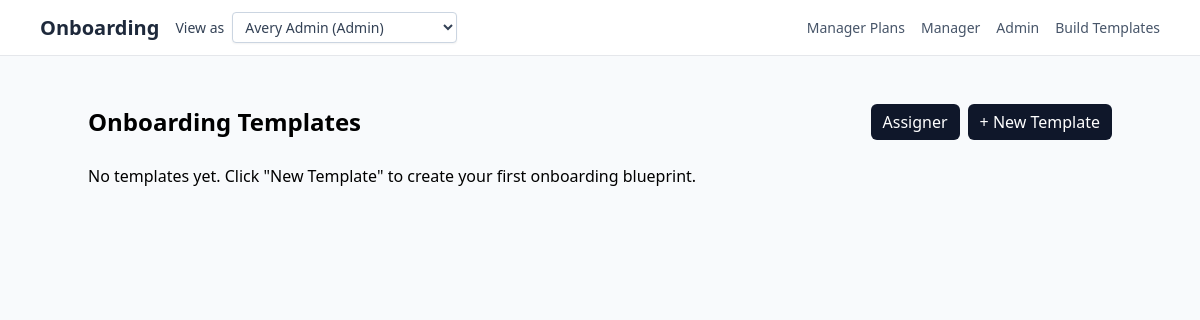
Page /templates on the earlier database version.
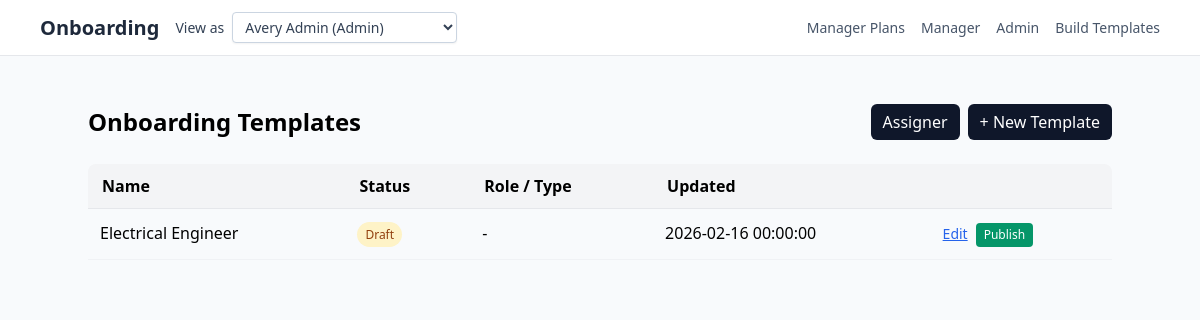
Same page on the later database version.
### Onboarding/models.py (models this page shows, shortened)
class OnboardingTemplate(db.Model):
    __tablename__ = "onboarding_templates"
    id = db.Column(db.Integer, primary_key=True)
    name = db.Column(db.String(200), nullable=False)
    description = db.Column(db.Text, nullable=True)
    status = db.Column(
        db.String(32),
        nullable=False,
        default=TemplateStatusEnum.DRAFT.value,
    )
    target_role = db.Column(db.String(120), nullable=True)  # e.g. 'Engineer'
    department = db.Column(db.String(120), nullable=True)
    location = db.Column(db.String(120), nullable=True)
    estimated_duration_days = db.Column(db.Integer, nullable=True)
    version = db.Column(db.String(50), nullable=True)
    created_by_id = db.Column(db.Integer, db.ForeignKey("users.id"), nullable=True)
    created_by = db.relationship("User", backref="created_templates")
    created_at = db.Column(db.DateTime, nullable=False, default=date.today)
    updated_at = db.Column(
        db.DateTime,
        nullable=False,
        default=date.today,
        onupdate=date.today,
    )
    sections = db.relationship(
        "TemplateSection",
        back_populates="template",
        lazy="selectin",
        cascade="all, delete-orphan",
        order_by="TemplateSection.order_index.asc()",
    )

### app.py (the view)
@app.get("/templates")
def templates_dashboard():
    user = current_user()
    require_builder_or_admin(user)
    templates = OnboardingTemplate.query.order_by(
        OnboardingTemplate.status.asc(),
        OnboardingTemplate.name.asc(),
    ).all()
    return render_template(
        "templates_dashboard.html",
        user=user,
        templates=templates,
    )

### app.py (called while the page is built)
def current_user() -> User:
    email = request.headers.get("X-User-Email") or request.args.get("as_user")
    query = User.query.options(selectinload(User.onboarding_plan))
    if email:
        user = query.filter_by(email=email).first()
        if not user:
            abort(404, description="User not found")
        return user
    user = query.order_by(User.id.asc()).first()
    if not user:
        abort(404, description="No users available")
    return user

def require_builder_or_admin(user: User):
    allowed = {RoleEnum.BUILDER.value, RoleEnum.ADMIN.value}
    if user.role not in allowed:
        abort(403)

@app.context_processor
def inject_user():
    u = session.get("user")
    return {"user": u or {"role": "guest"}}

@app.context_processor
def inject_user_switcher():
    users = User.query.order_by(User.role.asc(), User.full_name.asc()).all()
    active_user = None
    try:
        active_user = current_user()
    except Exception:
        active_user = None
    return {
        "switchable_users": users,
        "nav_current_user": active_user,
    }

### templates/templates_dashboard.html (shortened to what this page needs)
{% extends "base.html" %}
{% block content %}
  <div class="max-w-5xl mx-auto py-8">
    <div class="flex items-center justify-between mb-6">
      <h1 class="text-2xl font-bold">Onboarding Templates</h1>
      <div class="flex items-center gap-2">
        <a href="{{ url_for('assign_plan') }}" class="btn btn-primary">
          Assigner
        </a>
        {% if user.role in ["builder", "admin"] %}
          <a href="{{ url_for('new_template_form') }}"
             class="btn btn-primary">
            + New Template
          </a>
        {% endif %}
      </div>
    </div>
    {% if templates %}
      <table class="table">
        <thead>
          <tr>
            <th>Name</th>
            <th>Status</th>
            <th>Role / Type</th>
            <th>Updated</th>
            <th></th>
          </tr>
        </thead>
        <tbody>
          {% for tpl in templates %}
            <tr>
              <td>{{ tpl.name }}</td>
              <td>
                {% if tpl.status == "published" %}
                  <span class="px-2 py-1 rounded-full text-xs bg-emerald-100 text-emerald-800">
                    Published
                  </span>
                {% elif tpl.status == "retired" %}
                  <span class="px-2 py-1 rounded-full text-xs bg-slate-200 text-slate-800">
                    Retired
                  </span>
                {% else %}
                  <span class="px-2 py-1 rounded-full text-xs bg-amber-100 text-amber-800">
                    Draft
                  </span>
                {% endif %}
              </td>
              <td>{{ tpl.target_role or "-" }}</td>
              <td>{{ tpl.updated_at or "" }}</td>
              <td>
                <div class="flex items-center gap-2">
                  <a href="{{ url_for('edit_template', template_id=tpl.id) }}"
                    class="text-blue-600 underline text-sm">
                    Edit
                  </a>
                  {% if user.role in ["builder", "admin"] %}
                    {% if tpl.status == "draft" %}
                      <form method="post"
                            action="{{ url_for('publish_template', template_id=tpl.id) }}"
                            style="display:inline;">
                        <button type="submit"
                                class="text-xs px-2 py-1 rounded bg-emerald-600 text-white">
                          Publish
                        </button>
                      </form>
                    {% endif %}
                  {% endif %}
                </div>
              </td>
            </tr>
          {% endfor %}
        </tbody>
      </table>
    {% else %}
      <p>No templates yet. Click "New Template" to create your first onboarding blueprint.</p>
    {% endif %}
  </div>
{% endblock %}

Differences in the rows shown:
added OnboardingTemplate: name "Electrical Engineer", status "Draft", target_role "-", updated_at "2026-02-16 00:00:00"
Other differences:
text no longer shown: "No templates yet. Click \"New Template\" to create your first onboarding blueprint."
text now shown: "Name Status Role / Type Updated"
